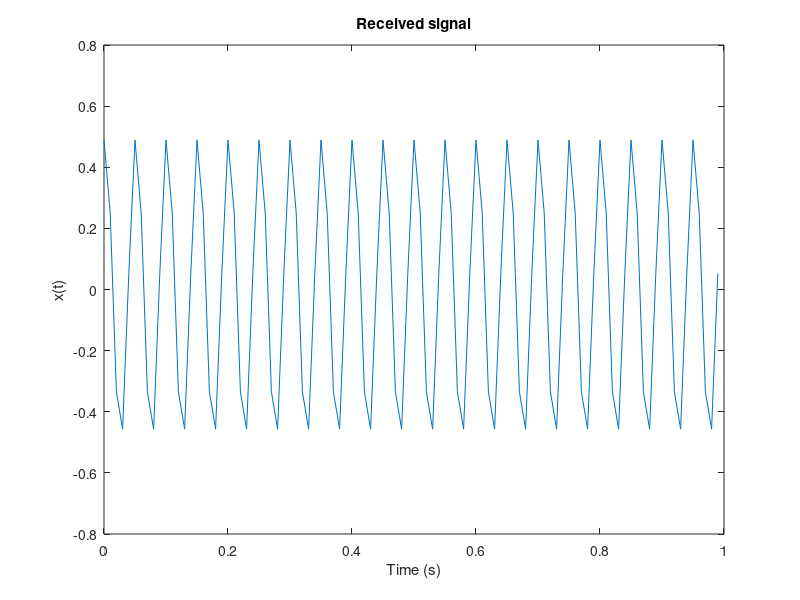

MATLAB code to generate this figure:
fs=100;
ts=1/fs;
t_start=0;
t_end=1;
T=t_end-t_start;
N = fs * T;
t = t_start:ts:t_end-ts;
f = -fs/2:fs/N:fs/2-fs/N;
fc=5;
alpha=0.5;
beta=0.3;
R=250000;
V=180/3.6;
fd=beta*V;
C=3e8;
Ro=2/C;
td=Ro*R;
x=alpha*cos(2*pi*(fc+fd)*(t-td));
plot(t,x);
title('Received signal');
xlabel('Time (s)');
ylabel 'x(t)';